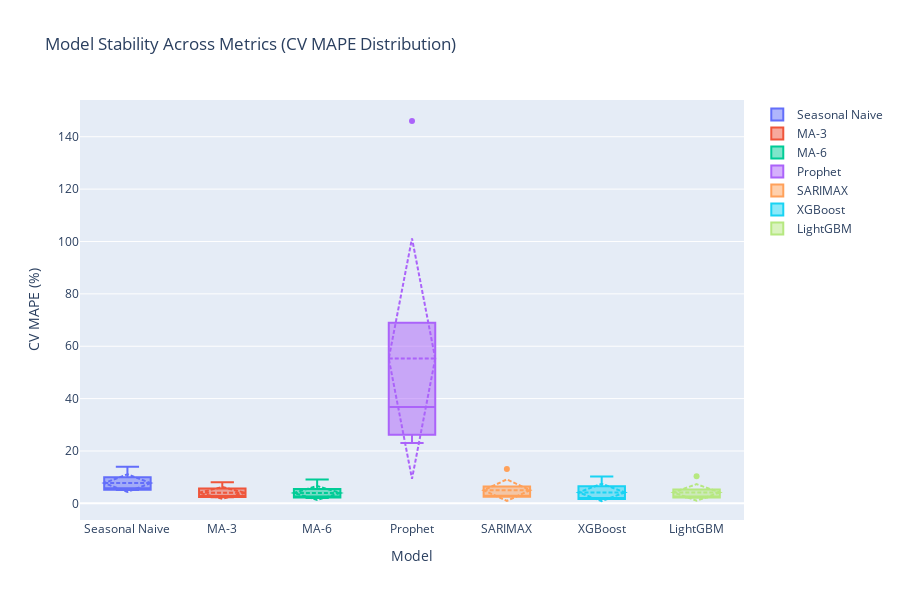

The code cell stored with this chart in its notebook:
### Code cell
# Visualize stability (std dev) - Box plots
fig = go.Figure()

for model_name in models.keys():
    model_data = df_cv_results[df_cv_results['model'] == model_name]
    
    fig.add_trace(go.Box(
        y=model_data['mean_cv_mape'],
        name=model_name,
        boxmean='sd'  # Show mean and std dev
    ))

fig.update_layout(
    title="Model Stability Across Metrics (CV MAPE Distribution)",
    xaxis_title="Model",
    yaxis_title="CV MAPE (%)",
    height=600,
    showlegend=True
)

fig.show()

fig.write_html(results_dir / 'cv_stability_boxplot.html')
print(f"\n✓ Saved: results/cv_stability_boxplot.html")

### Figure 1 — Plotly figure (JSON) as saved in the notebook; plotly's stock layout.template omitted (floating-point values rounded to 4 significant figures)
{"data": [{"boxmean": "sd", "name": "Seasonal Naive", "type": "box", "y": [5.087, 5.749, 5.262, 8.617, 13.98]}, {"boxmean": "sd", "name": "MA-3", "type": "box", "y": [2.437, 2.444, 2.312, 4.887, 8.048]}, {"boxmean": "sd", "name": "MA-6", "type": "box", "y": [2.237, 2.082, 2.275, 4.244, 9.067]}, {"boxmean": "sd", "name": "Prophet", "type": "box", "y": [27.29, 43.33, 146.0, 36.84, 23.03]}, {"boxmean": "sd", "name": "SARIMAX", "type": "box", "y": [2.684, 2.572, 2.55, 4.201, 13.17]}, {"boxmean": "sd", "name": "XGBoost", "type": "box", "y": [2.045, 1.723, 1.668, 5.262, 10.22]}, {"boxmean": "sd", "name": "CatBoost", "type": "box", "y": []}, {"boxmean": "sd", "name": "LightGBM", "type": "box", "y": [2.319, 2.372, 2.173, 3.639, 10.4]}], "layout": {"height": 600, "showlegend": true, "title": {"text": "Model Stability Across Metrics (CV MAPE Distribution)"}, "xaxis": {"title": {"text": "Model"}}, "yaxis": {"title": {"text": "CV MAPE (%)"}}}}
